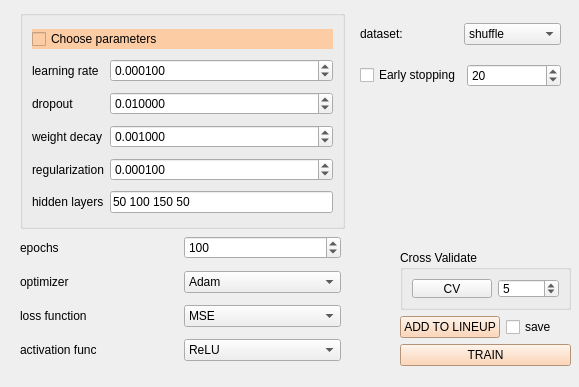
<?xml version="1.0" encoding="UTF-8"?>
<ui version="4.0">
 <class>TorchNNRegressor</class>
 <widget class="QWidget" name="TorchNNRegressor">
  <property name="geometry">
   <rect>
    <x>0</x>
    <y>0</y>
    <width>579</width>
    <height>387</height>
   </rect>
  </property>
  <property name="windowTitle">
   <string>TorchNNRegressor</string>
  </property>
  <widget class="QGroupBox" name="groupBox">
   <property name="geometry">
    <rect>
     <x>20</x>
     <y>10</y>
     <width>325</width>
     <height>219</height>
    </rect>
   </property>
   <property name="title">
    <string/>
   </property>
   <layout class="QGridLayout" name="gridLayout">
    <item row="0" column="0" colspan="2">
     <widget class="QCheckBox" name="checkBox_choose_param">
      <property name="styleSheet">
       <string notr="true">background-color: rgb(252, 204, 165);</string>
      </property>
      <property name="text">
       <string>Choose parameters</string>
      </property>
     </widget>
    </item>
    <item row="1" column="0">
     <widget class="QLabel" name="label">
      <property name="toolTip">
       <string>Этот параметр контролирует размер шага, с которым обновляются веса модели во время обучения. Более высокая скорость обучения может привести к более быстрой сходимости, но также может вызвать перепрыгивание через оптимальное решение.</string>
      </property>
      <property name="text">
       <string>learning rate</string>
      </property>
     </widget>
    </item>
    <item row="1" column="1">
     <widget class="QDoubleSpinBox" name="doubleSpinBox_choose_lr">
      <property name="toolTip">
       <string>Этот параметр контролирует размер шага, с которым обновляются веса модели во время обучения. Более высокая скорость обучения может привести к более быстрой сходимости, но также может вызвать перепрыгивание через оптимальное решение.</string>
      </property>
      <property name="decimals">
       <number>6</number>
      </property>
      <property name="singleStep">
       <double>0.010000000000000</double>
      </property>
      <property name="value">
       <double>0.000100000000000</double>
      </property>
     </widget>
    </item>
    <item row="2" column="0">
     <widget class="QLabel" name="label_2">
      <property name="toolTip">
       <string>Это техника регуляризации, используемая для предотвращения переобучения. Она случайным образом отключает (обнуляет) определенный процент входных данных слоя во время обучения, делая модель более устойчивой.</string>
      </property>
      <property name="text">
       <string>dropout</string>
      </property>
     </widget>
    </item>
    <item row="2" column="1">
     <widget class="QDoubleSpinBox" name="doubleSpinBox_choose_dropout">
      <property name="toolTip">
       <string>Это техника регуляризации, используемая для предотвращения переобучения. Она случайным образом отключает (обнуляет) определенный процент входных данных слоя во время обучения, делая модель более устойчивой.</string>
      </property>
      <property name="decimals">
       <number>6</number>
      </property>
      <property name="singleStep">
       <double>0.010000000000000</double>
      </property>
      <property name="value">
       <double>0.010000000000000</double>
      </property>
     </widget>
    </item>
    <item row="3" column="0">
     <widget class="QLabel" name="label_3">
      <property name="toolTip">
       <string>&lt;html&gt;&lt;head/&gt;&lt;body&gt;&lt;p&gt;L2-регуляризация - добавляет штраф к функции потерь, побуждая модель изучать более мелкие веса и снижая риск переобучения.&lt;/p&gt;&lt;/body&gt;&lt;/html&gt;</string>
      </property>
      <property name="text">
       <string>weight decay</string>
      </property>
     </widget>
    </item>
    <item row="3" column="1">
     <widget class="QDoubleSpinBox" name="doubleSpinBox_choose_decay">
      <property name="toolTip">
       <string>&lt;html&gt;&lt;head/&gt;&lt;body&gt;&lt;p&gt;L2-регуляризация, это добавляет штраф к функции потерь, побуждая модель изучать более мелкие веса и снижая риск &lt;/p&gt;&lt;/body&gt;&lt;/html&gt;</string>
      </property>
      <property name="decimals">
       <number>6</number>
      </property>
      <property name="singleStep">
       <double>0.010000000000000</double>
      </property>
      <property name="value">
       <double>0.001000000000000</double>
      </property>
     </widget>
    </item>
    <item row="4" column="0">
     <widget class="QLabel" name="label_4">
      <property name="toolTip">
       <string>Этот гиперпараметр контролирует силу регуляризации, применяемой к весам модели, помогая предотвратить переобучение.</string>
      </property>
      <property name="text">
       <string>regularization</string>
      </property>
     </widget>
    </item>
    <item row="4" column="1">
     <widget class="QDoubleSpinBox" name="doubleSpinBox_choose_reagular">
      <property name="toolTip">
       <string>Этот гиперпараметр контролирует силу регуляризации, применяемой к весам модели, помогая предотвратить переобучение.</string>
      </property>
      <property name="decimals">
       <number>6</number>
      </property>
      <property name="singleStep">
       <double>0.010000000000000</double>
      </property>
      <property name="value">
       <double>0.000100000000000</double>
      </property>
     </widget>
    </item>
    <item row="5" column="0">
     <widget class="QLabel" name="label_5">
      <property name="toolTip">
       <string>количество и размер скрытых слоев в нейронной сети.</string>
      </property>
      <property name="text">
       <string extracomment="50 100 50">hidden layers</string>
      </property>
     </widget>
    </item>
    <item row="5" column="1">
     <widget class="QLineEdit" name="lineEdit_choose_layers">
      <property name="toolTip">
       <string>количество и размер скрытых слоев в нейронной сети.</string>
      </property>
      <property name="text">
       <string>50 100 150 50</string>
      </property>
     </widget>
    </item>
   </layout>
  </widget>
  <widget class="QWidget" name="layoutWidget_2">
   <property name="geometry">
    <rect>
     <x>20</x>
     <y>230</y>
     <width>321</width>
     <height>141</height>
    </rect>
   </property>
   <layout class="QGridLayout" name="gridLayout_5">
    <item row="0" column="0">
     <widget class="QLabel" name="label_11">
      <property name="toolTip">
       <string>Количество раз, когда вся обучающая выборка проходит через модель во время обучения.</string>
      </property>
      <property name="text">
       <string>epochs</string>
      </property>
     </widget>
    </item>
    <item row="0" column="1">
     <widget class="QSpinBox" name="spinBox_epochs">
      <property name="toolTip">
       <string>Количество раз, когда вся обучающая выборка проходит через модель во время обучения.</string>
      </property>
      <property name="maximum">
       <number>10000</number>
      </property>
      <property name="value">
       <number>100</number>
      </property>
     </widget>
    </item>
    <item row="1" column="0">
     <widget class="QLabel" name="label_12">
      <property name="toolTip">
       <string>&lt;p&gt;Алгоритм оптимизации:&lt;/p&gt;
&lt;p&gt;Adam показывает хорошие результаты во многих случаях и является удачным выбором по умолчанию.&lt;/p&gt;
&lt;p&gt;SGD может быть полезен, если вы работаете с очень большими наборами данных.&lt;/p&gt;
&lt;p&gt;L-BFGS может быть целесообразен, если у вас небольшое количество параметров и вам необходима высокая точность.&lt;/p&gt;</string>
      </property>
      <property name="text">
       <string>optimizer</string>
      </property>
     </widget>
    </item>
    <item row="1" column="1">
     <widget class="QComboBox" name="comboBox_optimizer">
      <property name="toolTip">
       <string>&lt;p&gt;Алгоритм оптимизации:&lt;/p&gt;
&lt;p&gt;Adam показывает хорошие результаты во многих случаях и является удачным выбором по умолчанию.&lt;/p&gt;
&lt;p&gt;SGD может быть полезен, если вы работаете с очень большими наборами данных.&lt;/p&gt;
&lt;p&gt;L-BFGS может быть целесообразен, если у вас небольшое количество параметров и вам необходима высокая точность.&lt;/p&gt;</string>
      </property>
      <item>
       <property name="text">
        <string>Adam</string>
       </property>
      </item>
      <item>
       <property name="text">
        <string>SGD</string>
       </property>
      </item>
     </widget>
    </item>
    <item row="2" column="0">
     <widget class="QLabel" name="label_13">
      <property name="toolTip">
       <string>&lt;html&gt;&lt;head/&gt;&lt;body&gt;&lt;p&gt;Функция, используемая для вычисления ошибки между предсказаниями и истинными метками:&lt;/p&gt;&lt;p&gt;&lt;span style=&quot; font-weight:600;&quot;&gt;MSE (средняя квадратическая ошибка)&lt;/span&gt; — это оценка среднего значения квадрата ошибок, различие между предсказанием и фактическим значением. Эту метрику удобно использовать для выявления аномалий.&lt;/p&gt;&lt;p&gt;&lt;span style=&quot; font-weight:600;&quot;&gt;MAE (средняя абсолютная ошибка) &lt;/span&gt;— это оценка того, насколько близки предсказания к фактическим значениями. Эта метрика менее чувствительна к выбросам и может дать общее представление о качестве модели.&lt;/p&gt;&lt;p&gt;&lt;span style=&quot; font-weight:600;&quot;&gt;Функция потерь Хьюбера&lt;/span&gt; — функция потерь, используемая в устойчивой регрессии, которая менее чувствительна к выбросам, чем квадратичная ошибка. Использует L2 для малых ошибок и L1 — для больших.&lt;/p&gt;&lt;p&gt;&lt;span style=&quot; font-weight:600;&quot;&gt;Сглаженная L1-потеря &lt;/span&gt;практически эквивалентна потере Хьюбера с дополнительным бета-параметром. &lt;/p&gt;&lt;/body&gt;&lt;/html&gt;</string>
      </property>
      <property name="text">
       <string>loss function</string>
      </property>
     </widget>
    </item>
    <item row="2" column="1">
     <widget class="QComboBox" name="comboBox_loss">
      <property name="toolTip">
       <string>&lt;html&gt;&lt;head/&gt;&lt;body&gt;&lt;p&gt;Функция, используемая для вычисления ошибки между предсказаниями и истинными метками:&lt;/p&gt;&lt;p&gt;&lt;span style=&quot; font-weight:600;&quot;&gt;BCELoss (Binary Cross-Entropy Loss)&lt;/span&gt;: Это функция потерь, используемая для задач двоичной классификации&lt;/p&gt;&lt;p&gt;&lt;span style=&quot; font-weight:600;&quot;&gt;BCEWithLogitsLoss&lt;/span&gt;: Этот вариант функции потерь объединяет вычисление двоичной перекрестной энтропии с применением сигмоидной активации на выходном слое. &lt;/p&gt;&lt;p&gt;&lt;span style=&quot; font-weight:600;&quot;&gt;CrossEntropyLoss&lt;/span&gt;: Эта функция потерь используется для задач многоклассовой классификации, где выходы модели должны быть вероятностями принадлежности к каждому классу.&lt;/p&gt;</string>
      </property>
      <item>
       <property name="text">
        <string>MSE</string>
       </property>
      </item>
      <item>
       <property name="text">
        <string>MAE</string>
       </property>
      </item>
      <item>
       <property name="text">
        <string>HuberLoss</string>
       </property>
      </item>
      <item>
       <property name="text">
        <string>SmoothL1Loss</string>
       </property>
      </item>
     </widget>
    </item>
    <item row="3" column="0">
     <widget class="QLabel" name="label_17">
      <property name="toolTip">
       <string>&lt;p&gt;Функция активации, используемая в скрытых слоях нейронной сети&lt;/p&gt;
&lt;ul&gt;&lt;li&gt;&lt;b&gt;ReLU&lt;/b&gt; является отличным выбором по умолчанию и хорошо работает во многих случаях &lt;i&gt;(возвращает значение x, если x больше 0, и 0 в противном случае)&lt;i/&gt;.&lt;/li&gt;
&lt;li&gt;&lt;b&gt;Sigmoid&lt;/b&gt; лучше всего подходит для двоичной классификации, где необходимо получить вероятностные прогнозы &lt;i&gt;(S-образная функция, которая отображает входные значения в диапазон от 0 до 1)&lt;/i&gt;.&lt;/li&gt;
&lt;li&gt;&lt;b&gt;Tanh&lt;/b&gt; может быть предпочтительнее, чем sigmoid, когда требуется, чтобы выходы были центрированы вокруг нуля &lt;i&gt;(похожая на сигмоид функция, но она отображает входные значения в диапазон от -1 до 1)&lt;/i&gt;. &lt;/li&gt;&lt;/ul&gt;</string>
      </property>
      <property name="text">
       <string>activation func</string>
      </property>
     </widget>
    </item>
    <item row="3" column="1">
     <widget class="QComboBox" name="comboBox_activation_func">
      <property name="toolTip">
       <string>&lt;p&gt;Функция активации, используемая в скрытых слоях нейронной сети&lt;/p&gt;
&lt;ul&gt;&lt;li&gt;&lt;b&gt;ReLU&lt;/b&gt; является отличным выбором по умолчанию и хорошо работает во многих случаях &lt;i&gt;(возвращает значение x, если x больше 0, и 0 в противном случае)&lt;i/&gt;.&lt;/li&gt;
&lt;li&gt;&lt;b&gt;Sigmoid&lt;/b&gt; лучше всего подходит для двоичной классификации, где необходимо получить вероятностные прогнозы &lt;i&gt;(S-образная функция, которая отображает входные значения в диапазон от 0 до 1)&lt;/i&gt;.&lt;/li&gt;
&lt;li&gt;&lt;b&gt;Tanh&lt;/b&gt; может быть предпочтительнее, чем sigmoid, когда требуется, чтобы выходы были центрированы вокруг нуля &lt;i&gt;(похожая на сигмоид функция, но она отображает входные значения в диапазон от -1 до 1)&lt;/i&gt;. &lt;/li&gt;&lt;/ul&gt;</string>
      </property>
      <item>
       <property name="text">
        <string>ReLU</string>
       </property>
      </item>
     </widget>
    </item>
   </layout>
  </widget>
  <widget class="QWidget" name="layoutWidget_3">
   <property name="geometry">
    <rect>
     <x>400</x>
     <y>250</y>
     <width>171</width>
     <height>116</height>
    </rect>
   </property>
   <layout class="QGridLayout" name="gridLayout_7">
    <item row="1" column="0">
     <widget class="QPushButton" name="pushButton_lineup">
      <property name="styleSheet">
       <string notr="true">background-color: rgb(252, 204, 165);</string>
      </property>
      <property name="text">
       <string>ADD TO LINEUP</string>
      </property>
     </widget>
    </item>
    <item row="1" column="1">
     <widget class="QCheckBox" name="checkBox_save_model">
      <property name="enabled">
       <bool>true</bool>
      </property>
      <property name="text">
       <string>save</string>
      </property>
     </widget>
    </item>
    <item row="2" column="0" colspan="2">
     <widget class="QPushButton" name="pushButton_train">
      <property name="styleSheet">
       <string notr="true">background-color: rgb(252, 204, 165);</string>
      </property>
      <property name="text">
       <string>TRAIN</string>
      </property>
     </widget>
    </item>
    <item row="0" column="0" colspan="2">
     <widget class="QGroupBox" name="groupBox_9">
      <property name="toolTip">
       <string>Cross Validate by Well</string>
      </property>
      <property name="title">
       <string>Cross Validate</string>
      </property>
      <layout class="QGridLayout" name="gridLayout_3">
       <item row="0" column="0">
        <widget class="QPushButton" name="pushButton_cross_val">
         <property name="toolTip">
          <string>&lt;p&gt;Количество фолдов для перекрестной проверки, используемых при оценке производительности модели.&lt;/p&gt;</string>
         </property>
         <property name="text">
          <string>CV</string>
         </property>
        </widget>
       </item>
       <item row="0" column="1">
        <widget class="QSpinBox" name="spinBox_cross_val">
         <property name="toolTip">
          <string>Количество фолдов для перекрестной проверки, используемых при оценке производительности модели.</string>
         </property>
         <property name="minimum">
          <number>2</number>
         </property>
         <property name="value">
          <number>5</number>
         </property>
        </widget>
       </item>
      </layout>
     </widget>
    </item>
   </layout>
  </widget>
  <widget class="QWidget" name="layoutWidget">
   <property name="geometry">
    <rect>
     <x>360</x>
     <y>10</y>
     <width>201</width>
     <height>91</height>
    </rect>
   </property>
   <layout class="QGridLayout" name="gridLayout_2">
    <item row="1" column="0">
     <widget class="QCheckBox" name="checkBox_early_stop">
      <property name="toolTip">
       <string>&lt;p&gt;Эта опция позволяет автоматически останавливать обучение, когда производительность модели на проверочном наборе данных перестает улучшаться. Это помогает предотвратить переобучение.&lt;/p&gt;</string>
      </property>
      <property name="text">
       <string>Early stopping</string>
      </property>
     </widget>
    </item>
    <item row="0" column="0" colspan="2">
     <layout class="QGridLayout" name="gridLayout_4">
      <item row="0" column="0">
       <widget class="QLabel" name="label_14">
        <property name="text">
         <string>dataset:</string>
        </property>
       </widget>
      </item>
      <item row="0" column="1">
       <widget class="QComboBox" name="comboBox_dataset">
        <item>
         <property name="text">
          <string>shuffle</string>
         </property>
        </item>
        <item>
         <property name="text">
          <string>well split</string>
         </property>
        </item>
       </widget>
      </item>
     </layout>
    </item>
    <item row="1" column="1">
     <widget class="QSpinBox" name="spinBox_stop_patience">
      <property name="value">
       <number>20</number>
      </property>
     </widget>
    </item>
   </layout>
  </widget>
 </widget>
 <resources/>
 <connections/>
</ui>
